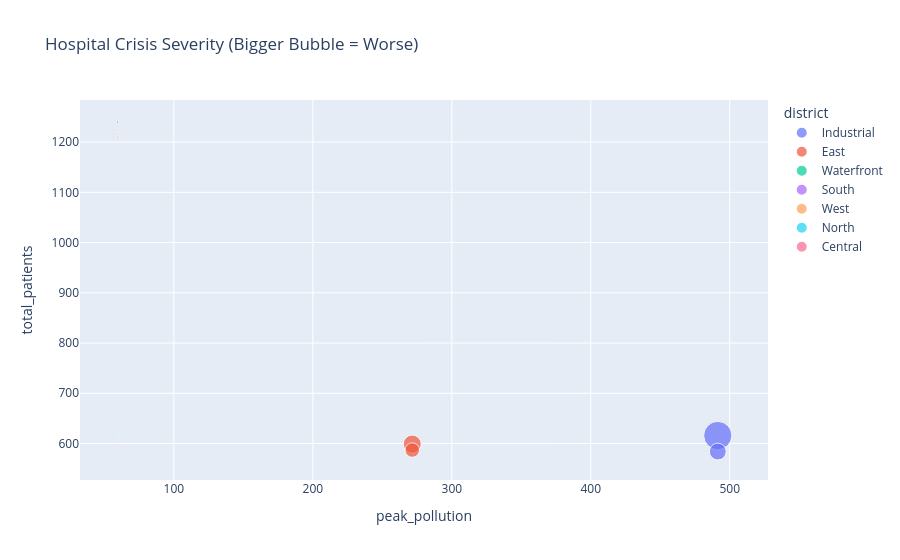

Source (notebook cell):
### Code cell
fig = px.scatter(
    task3_result_clean,
    x='peak_pollution',
    y='total_patients',
    size='crisis_severity_score',
    color='district',
    hover_name='hospital_name',
    title='Hospital Crisis Severity (Bigger Bubble = Worse)'
)

fig.show()

### Figure 1 — Plotly figure (JSON) as saved in the notebook; plotly's stock layout.template omitted (floating-point values rounded to 4 significant figures)
{"data": [{"hovertemplate": "<b>%{hovertext}</b><br><br>district=Industrial<br>peak_pollution=%{x}<br>total_patients=%{y}<br>crisis_severity_score=%{marker.size}<extra></extra>", "hovertext": ["Workers Health Center", "Industrial Med"], "legendgroup": "Industrial", "marker": {"color": "#636efa", "size": [151400.0, 53810.0], "sizemode": "area", "sizeref": 378.4, "symbol": "circle"}, "mode": "markers", "name": "Industrial", "orientation": "v", "showlegend": true, "type": "scatter", "x": [491.4, 491.4], "xaxis": "x", "y": [616, 584], "yaxis": "y"}, {"hovertemplate": "<b>%{hovertext}</b><br><br>district=East<br>peak_pollution=%{x}<br>total_patients=%{y}<br>crisis_severity_score=%{marker.size}<extra></extra>", "hovertext": ["East Point Med", "Eastern Health"], "legendgroup": "East", "marker": {"color": "#EF553B", "size": [60990.0, 39850.0], "sizemode": "area", "sizeref": 378.4, "symbol": "circle"}, "mode": "markers", "name": "East", "orientation": "v", "showlegend": true, "type": "scatter", "x": [271.5, 271.5], "xaxis": "x", "y": [599, 587], "yaxis": "y"}, {"hovertemplate": "<b>%{hovertext}</b><br><br>district=Waterfront<br>peak_pollution=%{x}<br>total_patients=%{y}<br>crisis_severity_score=%{marker.size}<extra></extra>", "hovertext": ["Bayview Hospital"], "legendgroup": "Waterfront", "marker": {"color": "#00cc96", "size": [1082.0], "sizemode": "area", "sizeref": 378.4, "symbol": "circle"}, "mode": "markers", "name": "Waterfront", "orientation": "v", "showlegend": true, "type": "scatter", "x": [59.34], "xaxis": "x", "y": [1240], "yaxis": "y"}, {"hovertemplate": "<b>%{hovertext}</b><br><br>district=South<br>peak_pollution=%{x}<br>total_patients=%{y}<br>crisis_severity_score=%{marker.size}<extra></extra>", "hovertext": ["South Park Hospital"], "legendgroup": "South", "marker": {"color": "#ab63fa", "size": [989.9], "sizemode": "area", "sizeref": 378.4, "symbol": "circle"}, "mode": "markers", "name": "South", "orientation": "v", "showlegend": true, "type": "scatter", "x": [59.72], "xaxis": "x", "y": [1210], "yaxis": "y"}, {"hovertemplate": "<b>%{hovertext}</b><br><br>district=West<br>peak_pollution=%{x}<br>total_patients=%{y}<br>crisis_severity_score=%{marker.size}<extra></extra>", "hovertext": ["Westview Hospital"], "legendgroup": "West", "marker": {"color": "#FFA15A", "size": [968.2], "sizemode": "area", "sizeref": 378.4, "symbol": "circle"}, "mode": "markers", "name": "West", "orientation": "v", "showlegend": true, "type": "scatter", "x": [59.64], "xaxis": "x", "y": [1223], "yaxis": "y"}, {"hovertemplate": "<b>%{hovertext}</b><br><br>district=North<br>peak_pollution=%{x}<br>total_patients=%{y}<br>crisis_severity_score=%{marker.size}<extra></extra>", "hovertext": ["Northside Clinic", "Northern Medical"], "legendgroup": "North", "marker": {"color": "#19d3f3", "size": [572.0, 462.0], "sizemode": "area", "sizeref": 378.4, "symbol": "circle"}, "mode": "markers", "name": "North", "orientation": "v", "showlegend": true, "type": "scatter", "x": [59.64, 59.64], "xaxis": "x", "y": [617, 630], "yaxis": "y"}, {"hovertemplate": "<b>%{hovertext}</b><br><br>district=Central<br>peak_pollution=%{x}<br>total_patients=%{y}<br>crisis_severity_score=%{marker.size}<extra></extra>", "hovertext": ["Central Care", "Metropolis General"], "legendgroup": "Central", "marker": {"color": "#FF6692", "size": [451.1, 375.8], "sizemode": "area", "sizeref": 378.4, "symbol": "circle"}, "mode": "markers", "name": "Central", "orientation": "v", "showlegend": true, "type": "scatter", "x": [59.39, 59.39], "xaxis": "x", "y": [595, 599], "yaxis": "y"}], "layout": {"legend": {"itemsizing": "constant", "title": {"text": "district"}, "tracegroupgap": 0}, "title": {"text": "Hospital Crisis Severity (Bigger Bubble = Worse)"}, "xaxis": {"anchor": "y", "domain": [0, 1], "title": {"text": "peak_pollution"}}, "yaxis": {"anchor": "x", "domain": [0, 1], "title": {"text": "total_patients"}}}}
